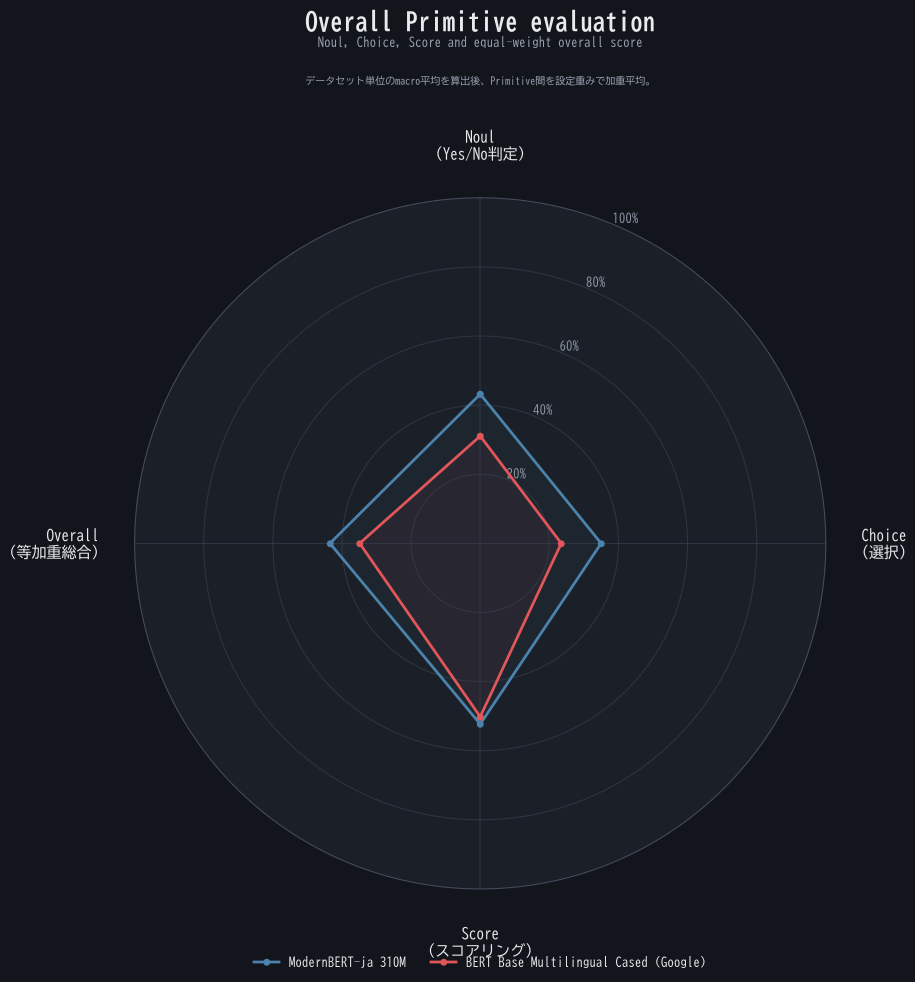
#> input picture articles/radar-summary-bert.png, 1830 x 1964 px (shown at 1/2 size)
$ python -i chart_common.py   (imports and definitions only)
#> lines starting #> are read from the running program, lines starting #| are printed output that depends on the picture; after the words box and inside, x2 and y2 are one past the last pixel; in counts of white or black regions, pixels touching at a corner belong together
"""Shared chart theme (plain white background) and the optional branded footer
(logo, author, project+version, repo URL, QR code). The final comparison charts use the
plain theme without the footer."""

from __future__ import annotations

import tomllib
from functools import lru_cache
from pathlib import Path

import matplotlib.image as mpimg
import qrcode
from PIL import Image

ROOT = Path(__file__).resolve().parent.parent
REPO_URL = "https://github.com/hachiko85/jev-ja-lab"
AUTHOR = "hachiko85"
LOGO_PATH = ROOT / "assets/branding/watermark_circle.png"
_QR_CACHE_PATH = ROOT / "assets/branding/.repo_qr_cache.png"

FIG_BG = "#ffffff"
PLOT_BG = "#ffffff"
TEXT = "#1f2328"
MUTED = "#57606a"
GRID = "#d0d7de"


# [69 lines left out: functions project_name_version, _ensure_qr, apply_font, draw_footer, not called in this run]


def _make_circular_logo(source: Path, dest: Path, size: int = 256) -> None:
    """One-off helper (not called at chart-build time) to regenerate the
    circular-cropped logo from a square source image."""
#> called with source = '../articles/radar-summary-bert.png', dest = 'out.png', size = 256
    img = Image.open(source).convert("RGBA")
#> img is the input picture: PIL image 1830x1964 RGBA; mean R, G, B, A 24.4, 27.9, 35.5, 255
    edge = min(img.size)
#> edge = 1830
    img = img.crop((0, 0, edge, edge)).resize((size, size), Image.LANCZOS)
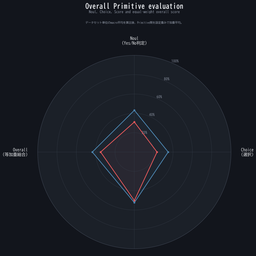
#> img: PIL image 256x256 RGBA; mean R, G, B, A 24.5, 28.1, 35.7, 255
    mask = Image.new("L", (size, size), 0)
#> mask: PIL image 256x256 L; every value is 0
    from PIL import ImageDraw

    ImageDraw.Draw(mask).ellipse((0, 0, size, size), fill=255)
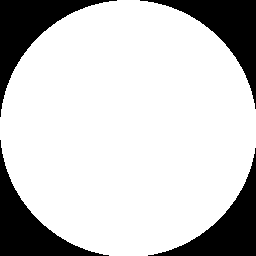
#> mask: PIL image 256x256 L; 79.1% white; 4 black regions, box (x1, y1, x2, y2) and area: (0, 0, 117, 117) 3548, (140, 0, 256, 109) 3431, (0, 140, 109, 256) 3431, (148, 148, 256, 256) 3315
    img.putalpha(mask)
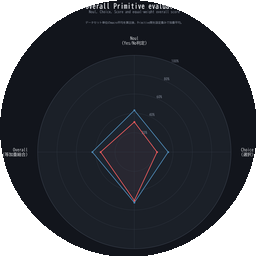
#> img: PIL image 256x256 RGBA; mean R, G, B, A 24.5, 28.1, 35.7, 201.6; transparent parts drawn white
    img.save(dest)

>>> result = _make_circular_logo('../articles/radar-summary-bert.png', 'out.png')

$ run again, on articles/radar-summary-qwen.png
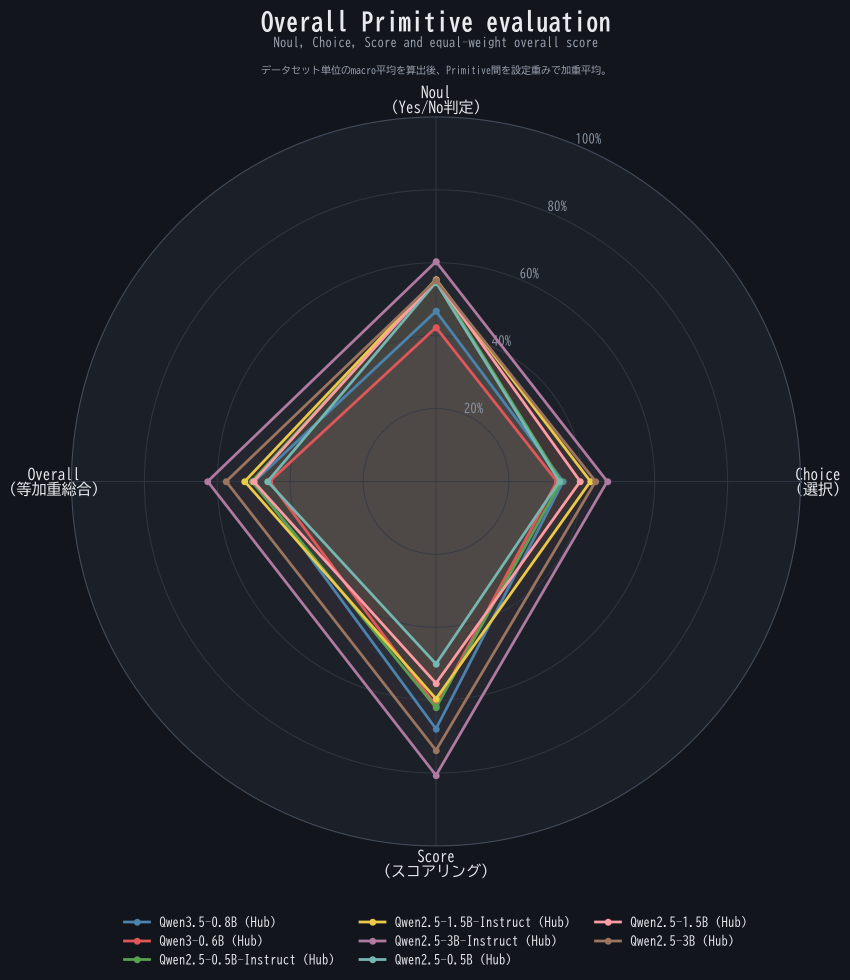
#> input picture articles/radar-summary-qwen.png, 1699 x 1959 px (shown at 1/2 size)
#> in _make_circular_logo, img is the input picture: PIL image 1699x1959 RGBA; mean R, G, B, A 32.2, 34.5, 40.9, 255
#> in _make_circular_logo, `img = img.crop((0, 0, edge, edge)).resize((size, size), Image.LANCZOS)`:
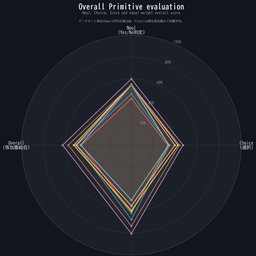
#> img: PIL image 256x256 RGBA; mean R, G, B, A 33.4, 35.6, 41.9, 255
#> in _make_circular_logo, `img.putalpha(mask)`:
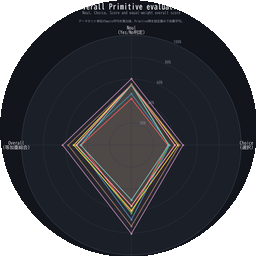
#> img: PIL image 256x256 RGBA; mean R, G, B, A 33.4, 35.6, 41.9, 201.6; transparent parts drawn white
